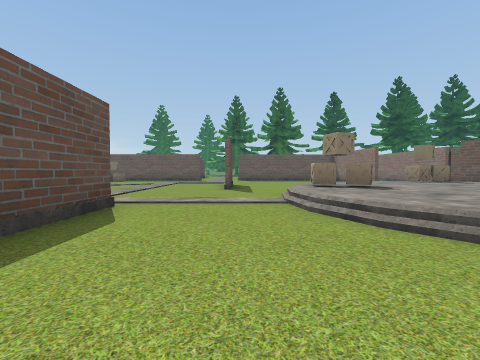
view 1 (above)

16 first-person views from a walk through a Unity game level. The camera is 1.2 m above the floor, tilts 2° down and sees 90° across. The floor is counted in squares, 2 m on a side. Each view is taken from the middle of a square. On the plan, view 1 faces up. The plan holds only what a view shows up to about 9 squares ahead; the rest is blank. The place goes on beyond the plan. The player is left out. Some animated figures are left out. Some surface patterns are stand-ins.

view 2
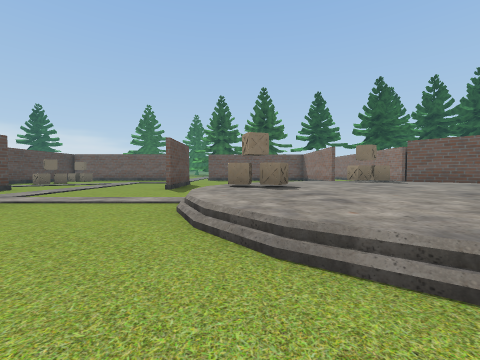

view 3
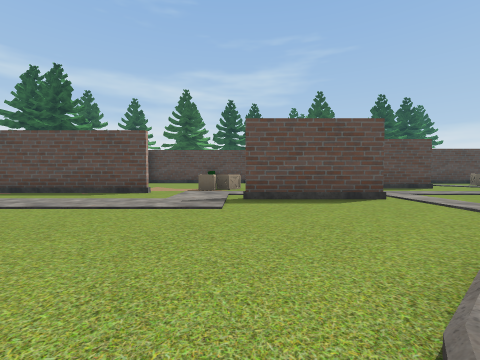

view 4
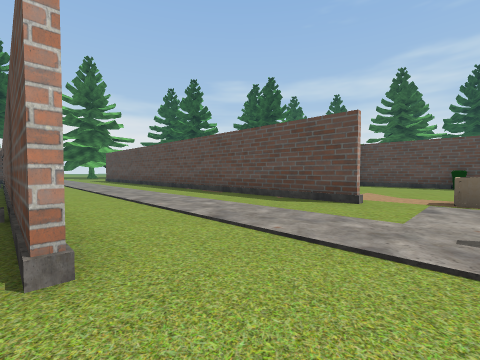

view 5
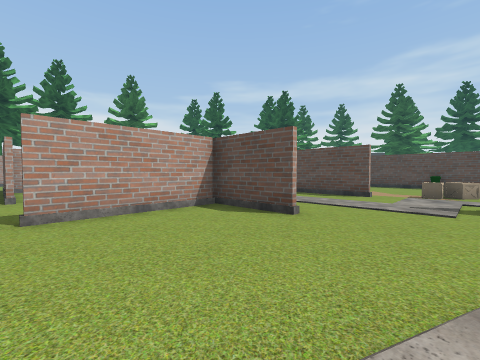

view 6
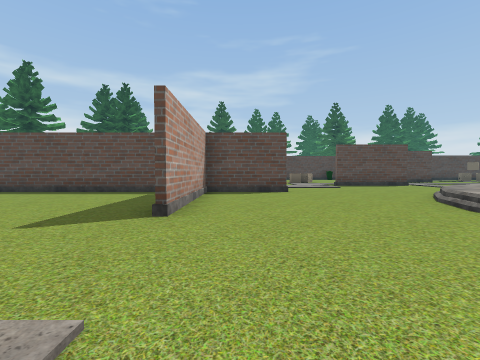

view 7
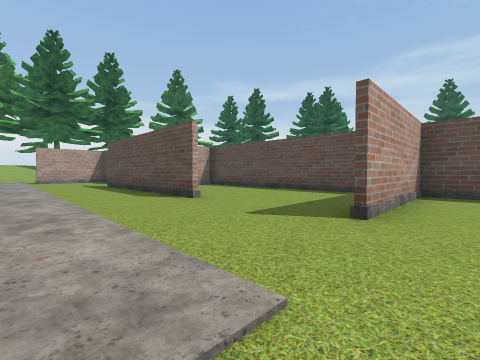

view 8
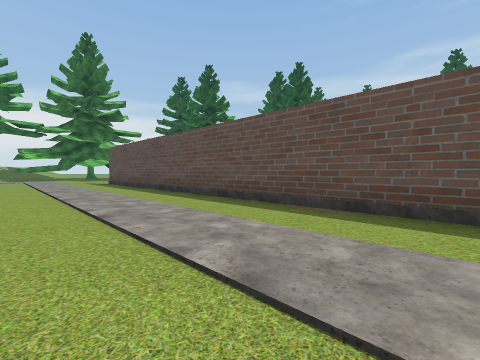

view 9
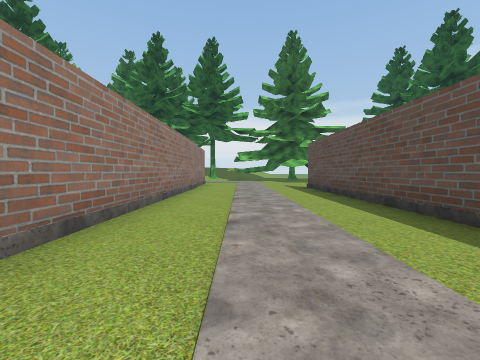

view 10
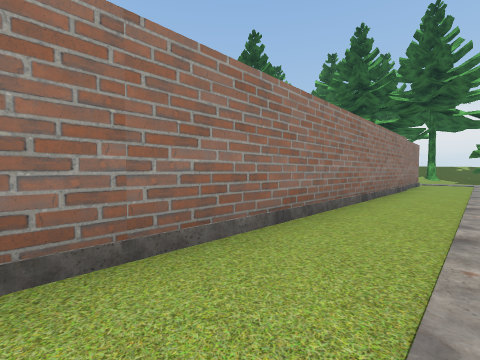

view 11
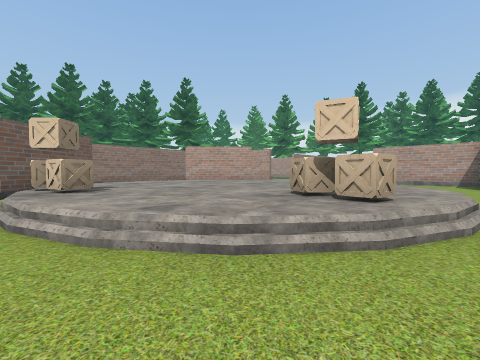

view 12
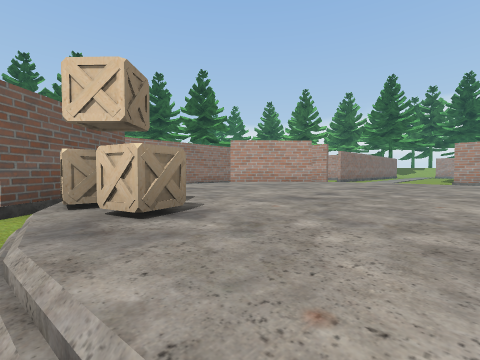

view 13
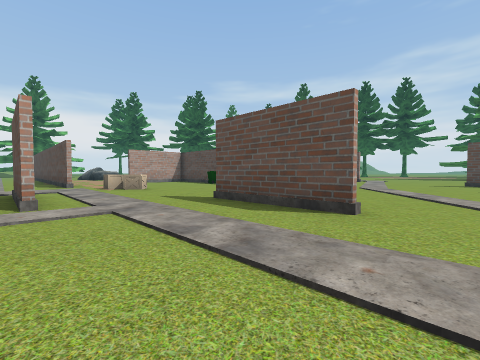

view 14
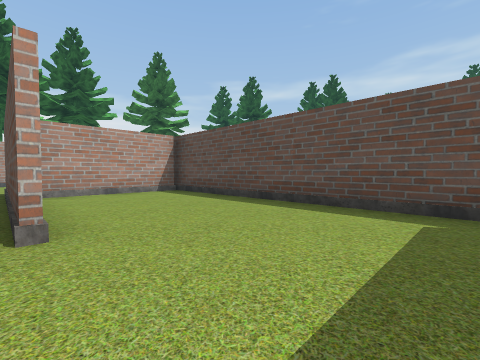

view 15
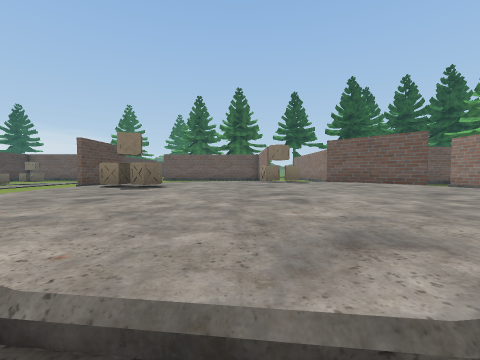

view 16
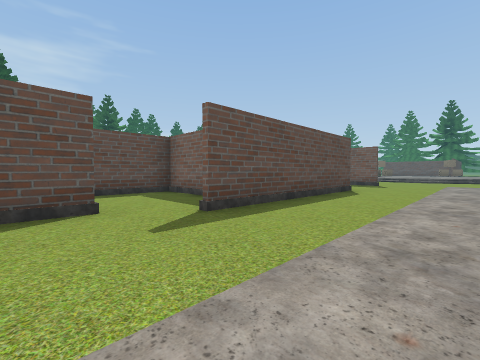

### Floor plan
Key: @ floor where view 1 was taken; # wall or solid block; . main floor; : floor 0.5 m higher than the main floor; / step, stairs or slope; O other object.
Columns run from 13 left of view 1 to 9 right of it. Each row starts with its distance up from view 1.
  9 .............#...////##
  8 ...............//::OO/#
  7  ......# ....../::::::/
  6   ..    #...../OO::::::
  5         #...../::::::::
  4        ....#../::::::::
  3       .....#../::::::::
  2       .....#.../::::::#
  1        .O.......//:://#
  0    O   .O....@.....
 -1    #................
 -2    #.....#....#......
 -3      ..  #....#.......
 -4          #....####....
 -5          #....#.......
 -6          #....#.......
 -7          #....#.......
 -8          #....#...#...
 -9          #....#...#...
-10          #....#...#...
-11          #....#...#...
-12          #....#####...
-13          #....#...#...
-14          #....#.......
-15          #....#..#....
-16          #....#  #....

Where each view was taken, in squares from view 1:
view 1: 0 up, 0 right, facing up
view 2: 0 up, 2 right, facing up
view 3: 1 up, 3 right, facing left
view 4: 0 up, 1 right, facing down-left
view 5: 1 up, 5 right, facing down-left
view 6: 3 down, 8 right, facing left
view 7: 3 down, 8 right, facing down-left
view 8: 4 down, 0 right, facing down-left
view 9: 7 down, 1 left, facing down
view 10: 7 down, 1 left, facing down-right
view 11: 9 up, 1 right, facing down-right
view 12: 9 up, 4 right, facing down-right
view 13: 9 up, 2 left, facing down-left
view 14: 5 down, 5 right, facing down-left
view 15: 0 up, 5 right, facing up
view 16: 16 down, 8 right, facing up-left
